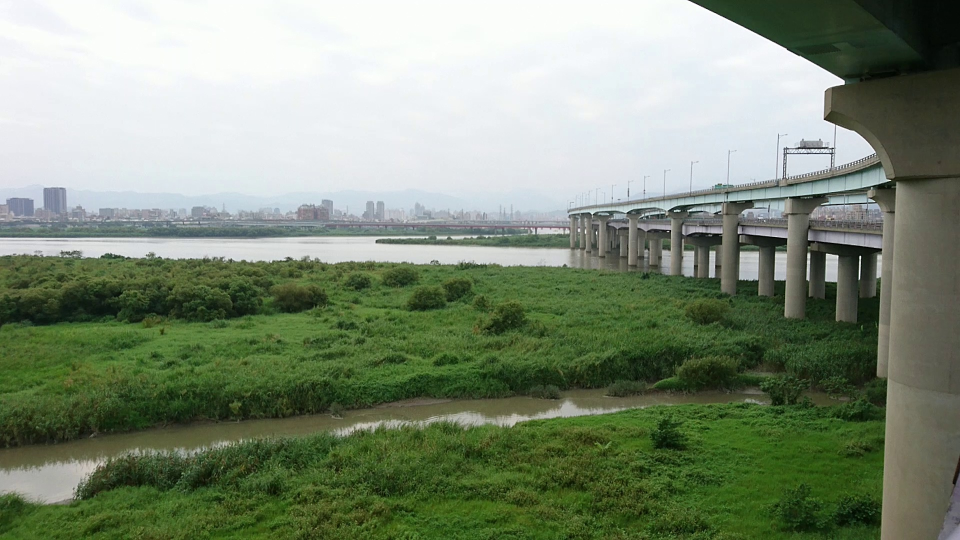
#> input picture NTOU/2019/June/Computer Vision/HW4/dataset1T/dataset_1_0.jpg, 1920 x 1080 px (shown at 1/2 size)
$ jupyter execute --allow-errors HW4-bridge.ipynb   (older library calls are emulated)
#> lines starting #> are read from the running program, lines starting #| are printed output that depends on the picture; pictures that were not available may be replaced by others from this repository, and a replacement may not be noted
[cell 1]
import cv2
import numpy as np

frame_num = 177
frame2 = cv2.imread('./dataset1T/dataset_1_0.jpg')
#> frame2 is the input picture: shape (1080, 1920, 3); mean B, G, R 118, 139.6, 126.6

def set_frame_number(x):
    global frame_num
    frame_num = x
    return

result = np.zeros((int(frame2.shape[0])//4,int(frame2.shape[1])//4*5,3))
count  = np.zeros((int(frame2.shape[0])//4,int(frame2.shape[1])//4*5))
ones = np.ones(((int(frame2.shape[0])//4,int(frame2.shape[1])//4)))

cv2.namedWindow('matching')
cv2.createTrackbar('frame no.','matching',0,frame_num-1,set_frame_number)
#> slider 'frame no.' is set to 58
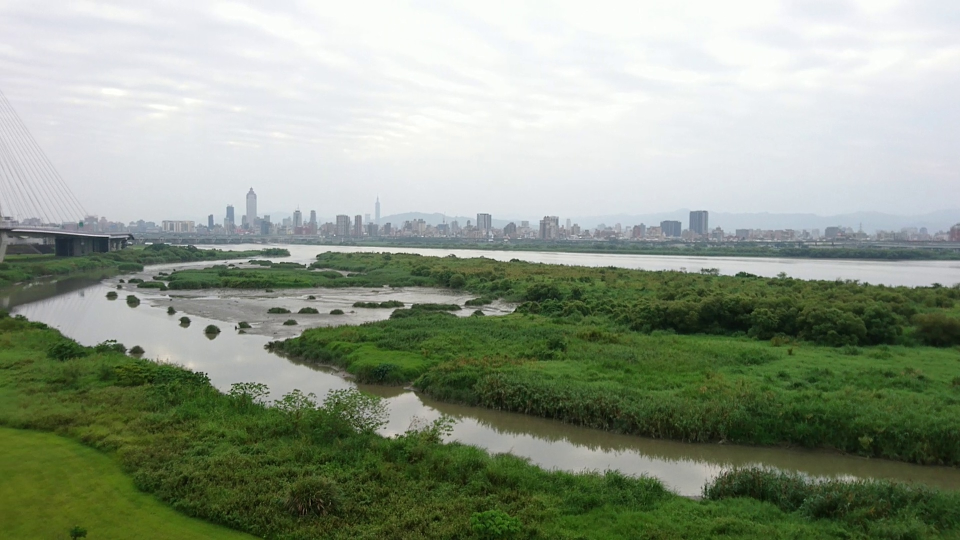
#> input picture NTOU/2019/June/Computer Vision/HW4/dataset1T/dataset_1_101.jpg, 1920 x 1080 px, given in place of dataset_1_177.jpg, which was not available (shown at 1/2 size)
#> further down, frame2 is the input picture: shape (1080, 1920, 3); mean B, G, R 136.6, 154.4, 143.9
#> `frame2 = cv2.resize(frame2,(frame2.shape[1]//4,frame2.shape[0]//4))`:
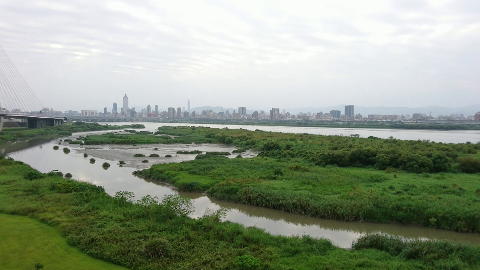
#> frame2: shape (270, 480, 3); mean B, G, R 136.6, 154.4, 144
#> `gray = cv2.cvtColor(frame2, cv2.COLOR_BGR2GRAY)`:
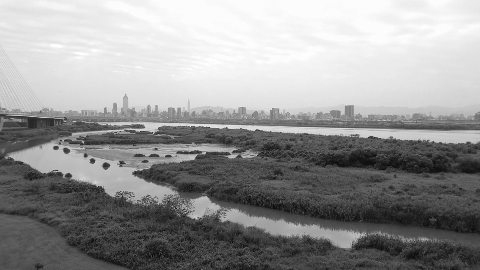
#> gray: shape (270, 480); min 8, max 255, mean 149.2
#> `kp2 = kpdetector.detect(gray,None)`: kp2 = 591 keypoints; strongest (x, y, size): (106, 166, 4.3), (92, 161, 3.3), (56, 148, 3), (66, 151, 3.8)
#> `dt2 = kpdetector.compute(gray,kp2)[1]`:
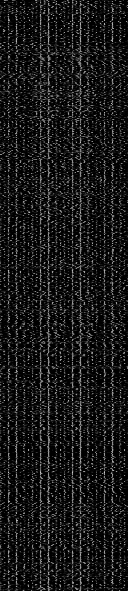
#> dt2: shape (591, 128) float32; min 0, max 199, mean 24.6

kpdetector = cv2.xfeatures2d.SIFT_create()
#kpdetector = cv2.AKAZE_create()

# create BFMatcher object
bf = cv2.BFMatcher(cv2.NORM_L2, crossCheck=True)
#> (the rest of this cell did not finish here and is left out)
